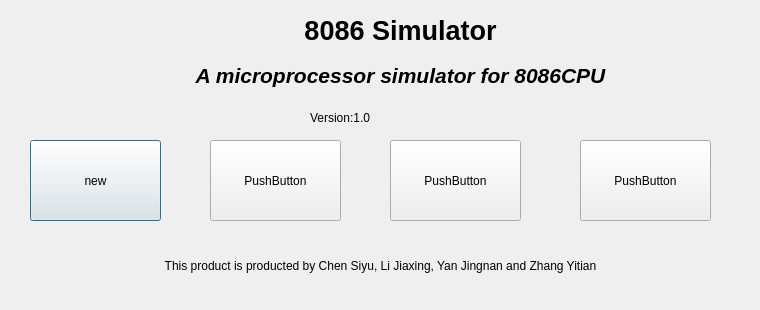
<?xml version="1.0" encoding="UTF-8"?>
<ui version="4.0">
 <class>WelcomeDialog</class>
 <widget class="QDialog" name="WelcomeDialog">
  <property name="enabled">
   <bool>true</bool>
  </property>
  <property name="geometry">
   <rect>
    <x>0</x>
    <y>0</y>
    <width>760</width>
    <height>310</height>
   </rect>
  </property>
  <property name="sizePolicy">
   <sizepolicy hsizetype="Fixed" vsizetype="Fixed">
    <horstretch>0</horstretch>
    <verstretch>0</verstretch>
   </sizepolicy>
  </property>
  <property name="windowTitle">
   <string>Welcome</string>
  </property>
  <property name="windowIcon">
   <iconset resource="Images.qrc">
    <normaloff>:/icons/images/icons/CPU.ico</normaloff>:/icons/images/icons/CPU.ico</iconset>
  </property>
  <property name="modal">
   <bool>true</bool>
  </property>
  <widget class="QLabel" name="label">
   <property name="geometry">
    <rect>
     <x>250</x>
     <y>10</y>
     <width>301</width>
     <height>41</height>
    </rect>
   </property>
   <property name="font">
    <font>
     <family>Arial</family>
     <pointsize>20</pointsize>
     <weight>75</weight>
     <bold>true</bold>
    </font>
   </property>
   <property name="text">
    <string>8086 Simulator</string>
   </property>
   <property name="alignment">
    <set>Qt::AlignCenter</set>
   </property>
  </widget>
  <widget class="QLabel" name="label_2">
   <property name="geometry">
    <rect>
     <x>120</x>
     <y>60</y>
     <width>561</width>
     <height>31</height>
    </rect>
   </property>
   <property name="font">
    <font>
     <family>Arial</family>
     <pointsize>16</pointsize>
     <weight>75</weight>
     <italic>true</italic>
     <bold>true</bold>
    </font>
   </property>
   <property name="text">
    <string>A microprocessor simulator for 8086CPU</string>
   </property>
   <property name="alignment">
    <set>Qt::AlignCenter</set>
   </property>
  </widget>
  <widget class="QLabel" name="label_3">
   <property name="geometry">
    <rect>
     <x>310</x>
     <y>110</y>
     <width>91</width>
     <height>16</height>
    </rect>
   </property>
   <property name="text">
    <string>Version:1.0</string>
   </property>
  </widget>
  <widget class="QPushButton" name="pushButton">
   <property name="geometry">
    <rect>
     <x>30</x>
     <y>140</y>
     <width>131</width>
     <height>81</height>
    </rect>
   </property>
   <property name="text">
    <string>new</string>
   </property>
  </widget>
  <widget class="QPushButton" name="pushButton_2">
   <property name="geometry">
    <rect>
     <x>210</x>
     <y>140</y>
     <width>131</width>
     <height>81</height>
    </rect>
   </property>
   <property name="text">
    <string>PushButton</string>
   </property>
  </widget>
  <widget class="QPushButton" name="pushButton_3">
   <property name="geometry">
    <rect>
     <x>390</x>
     <y>140</y>
     <width>131</width>
     <height>81</height>
    </rect>
   </property>
   <property name="text">
    <string>PushButton</string>
   </property>
  </widget>
  <widget class="QPushButton" name="pushButton_4">
   <property name="geometry">
    <rect>
     <x>580</x>
     <y>140</y>
     <width>131</width>
     <height>81</height>
    </rect>
   </property>
   <property name="text">
    <string>PushButton</string>
   </property>
  </widget>
  <widget class="QLabel" name="label_4">
   <property name="geometry">
    <rect>
     <x>80</x>
     <y>250</y>
     <width>601</width>
     <height>31</height>
    </rect>
   </property>
   <property name="text">
    <string>This product is producted by Chen Siyu, Li Jiaxing, Yan Jingnan and Zhang Yitian</string>
   </property>
   <property name="alignment">
    <set>Qt::AlignCenter</set>
   </property>
  </widget>
 </widget>
 <resources>
  <include location="Images.qrc"/>
 </resources>
 <connections/>
</ui>
